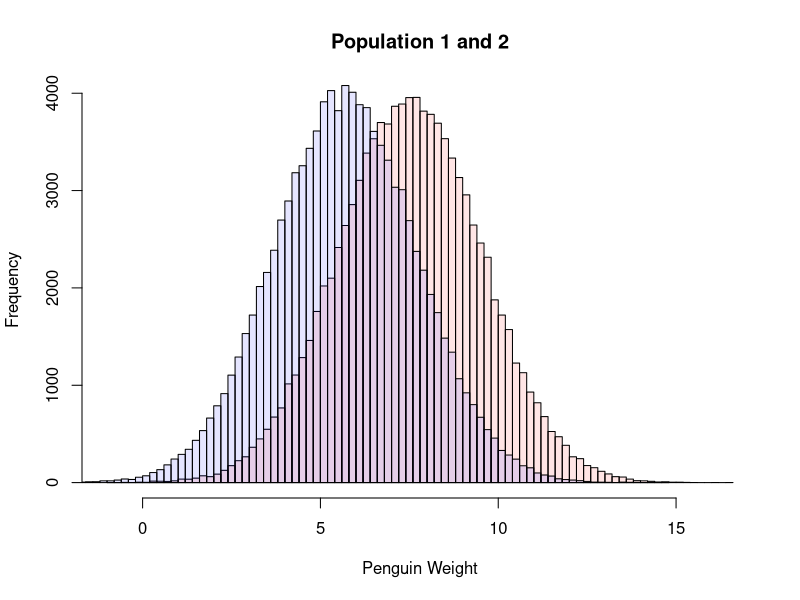
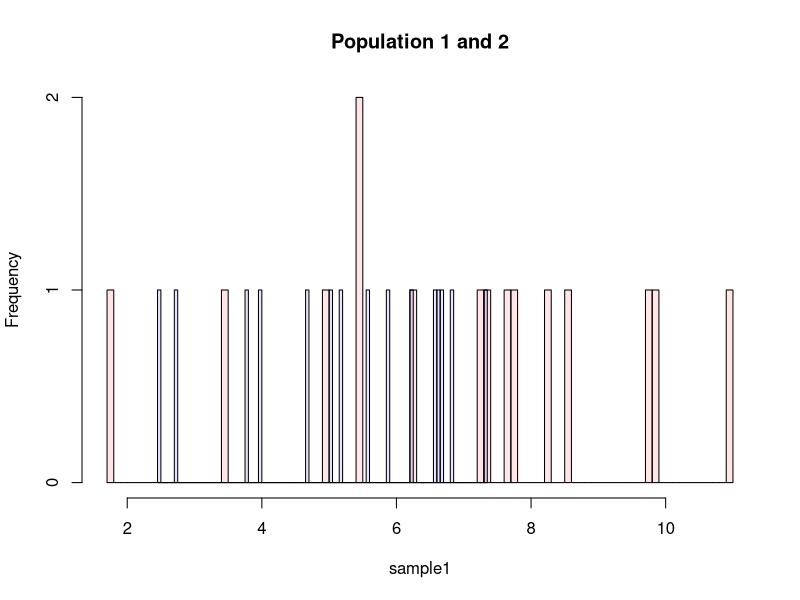

Source code (R) for these figures, in order:
rm(list = ls())
if(!is.null(dev.list())) dev.off()

sample_size <- 15

population1 <- rnorm(100000, mean = 7.5, sd = 2)
population2 <- rnorm(100000, mean = 5.7, sd = 2)
hist(population1, breaks=100, col=rgb(1,0,0,0.1), main='', xlab = 'Penguin Weight')
hist(population2, breaks=100,  add=TRUE, col=rgb(0,0,1,0.1))
title('Population 1 and 2')

sample1 <- sample(population1, sample_size)
sample2 <- sample(population2, sample_size)

hist(sample1, breaks=100, col=rgb(1,0,0,0.1), main='')
hist(sample2, breaks=100,  add=TRUE, col=rgb(0,0,1,0.1))
title('Population 1 and 2')

